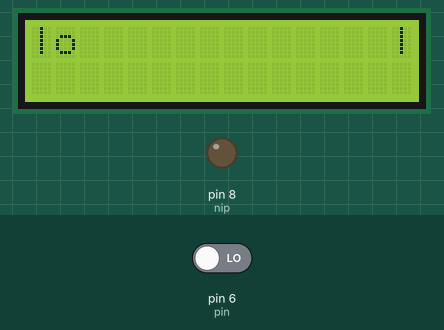
This sketch was run on a simulated Arduino Uno, built with avr-gcc and run on an emulated ATmega328P. Parts: 16×2 character LCD, output pins drawn as LEDs (lit = HIGH). Inputs (shaded band) come from the test bench; at power-on: pin 6 (pin) LOW.

Above: at 0.15 s.
At 1.2 s:
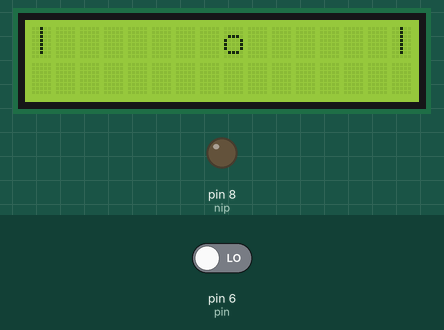
1.3 s: pin 6 (pin) driven HIGH
At 4.37 s:
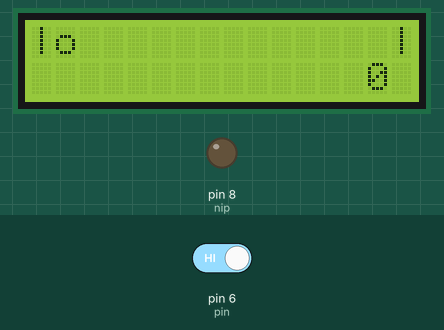

The sketch:

pong_game.ino
```cpp
#include <LiquidCrystal_I2C.h>

LiquidCrystal_I2C lcd(0x27,16,2);  // set the LCD address to 0x27 for a 16 chars and 2 line display
int a = 0;
int b = 0;
int i;
int pin = 6;
int nip = 8;
int lccd[2][16] = {{1,2,3,4,5,6,7,8,9,0,1,2,3,4,5,6,},{1,2,3,4,5,6,7,8,9,0,1,2,3,4,5,6,}};
void setup()
{
  pinMode(pin,INPUT);
  pinMode(nip,OUTPUT);
  lcd.init();                      // initialize the lcd
  // Print a message to the LCD.
  lcd.backlight();
  lcd.setCursor(0,0);
  lcd.clear();
  lcd.print("|");
  lcd.setCursor(15,0);
  lcd.print("|");
}


void loop()
{
   lcd.setCursor(1,0);
   for(i=1;i<15;i++){
    lcd.setCursor(i,0);
    lcd.print("o");
    delay(150);
       if(i>=1) {lcd.setCursor(i,0);
    lcd.print(" ");}
   }

if(digitalRead(pin) == HIGH){
lcd.setCursor(14,1);
lcd.print(a++);}

   for(i=14;i>=1;i--){
    lcd.setCursor(i,0);
    lcd.print("o");
    delay(150);
       if(i<16) {lcd.setCursor(i,0);
    lcd.print(" ");}
   }
if(digitalRead(nip)==HIGH){
   lcd.setCursor(0,1);
   lcd.print(b++);  }
}
```
